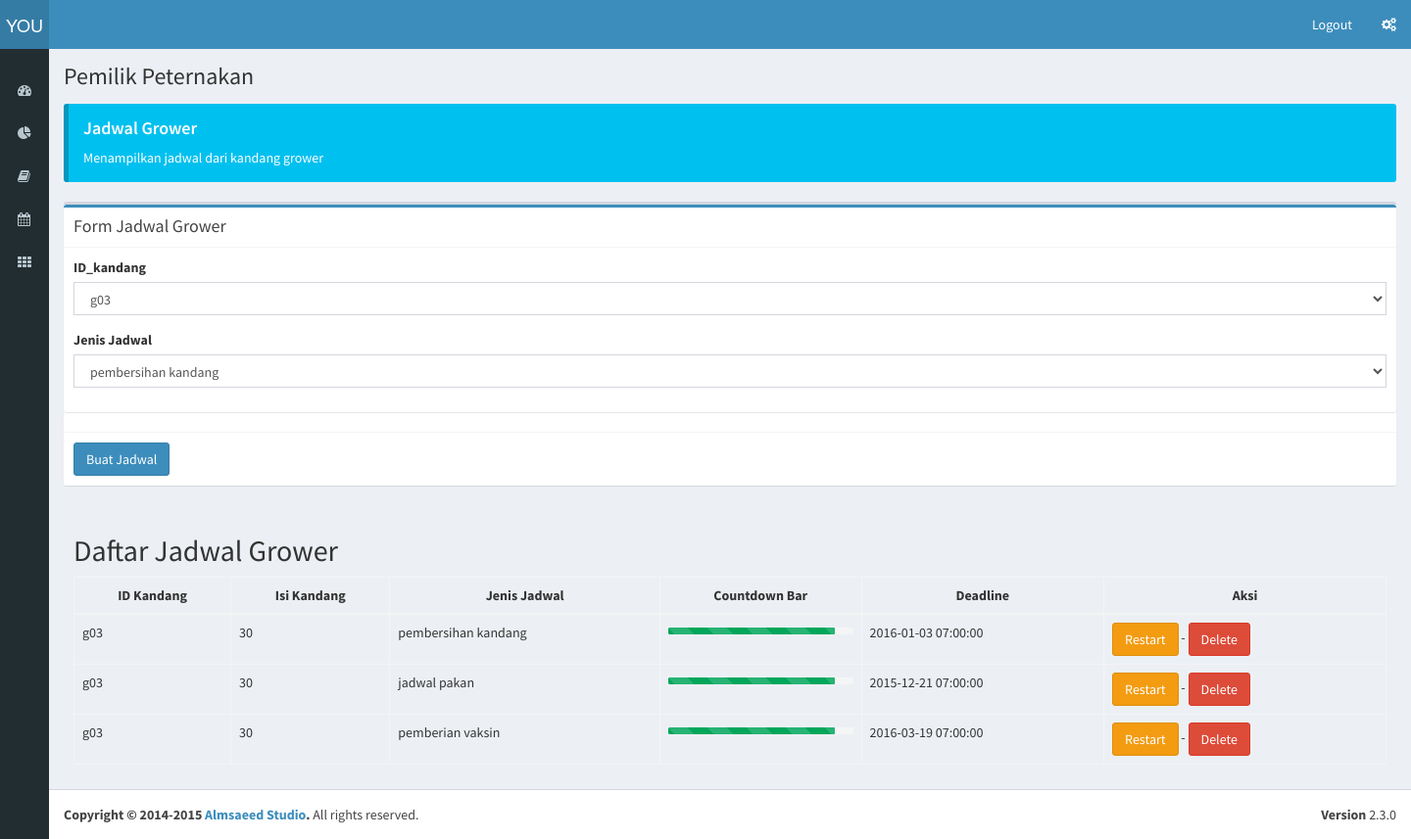
The app's page /index.php?grower (signed in) with its own data.
### tables this page shows
CREATE TABLE IF NOT EXISTS `tb_peternakan` (
  `id_peternakan` varchar(10) NOT NULL,
  `password` varchar(10) NOT NULL,
  `nama_pemilik` varchar(25) NOT NULL,
  `nama_peternakan` varchar(20) NOT NULL,
  `tanggal_berdiri` date NOT NULL,
  `jumlah_kandang_stater` int(3) NOT NULL,
  `luas_kandang_stater` int(5) NOT NULL,
  `jumlah_kandang_grower` int(3) NOT NULL,
  `luas_kandang_grower` int(5) NOT NULL,
  `jumlah_kandang_indukan` int(3) NOT NULL,
  `luas_kandang_indukan` int(5) NOT NULL,
  `luas_halaman` int(5) NOT NULL,
  `jarak_perumahan` int(5) NOT NULL,
  `jarak_pabrik` int(5) NOT NULL,
  `jarak_pasar` int(5) NOT NULL,
  `jumlah_sumber_air` int(2) NOT NULL,
  `userLevel` int(11) NOT NULL,
  PRIMARY KEY (`id_peternakan`),
  KEY `id_pemilik` (`nama_pemilik`)
);

CREATE TABLE IF NOT EXISTS `tb_jadwal_grower` (
  `id_grower` int(5) NOT NULL AUTO_INCREMENT,
  `id_kandang` varchar(7) NOT NULL,
  `id_jenis_jadwal` varchar(3) NOT NULL,
  `deadline` datetime NOT NULL,
  `status` int(1) NOT NULL,
  PRIMARY KEY (`id_grower`),
  KEY `id_kandang` (`id_kandang`,`id_jenis_jadwal`),
  KEY `id_jenis_jadwal` (`id_jenis_jadwal`)
);

CREATE TABLE IF NOT EXISTS `tb_kandang` (
  `id_kandang` varchar(7) NOT NULL,
  `id_peternakan` varchar(10) NOT NULL,
  `id_jenis_kandang` varchar(1) NOT NULL,
  `isi_kandang` int(3) NOT NULL,
  PRIMARY KEY (`id_kandang`),
  KEY `id_peternakan` (`id_peternakan`),
  KEY `id_jenis_kandang` (`id_jenis_kandang`)
);

CREATE TABLE IF NOT EXISTS `tb_jenis_jadwal` (
  `id_jenis_jadwal` varchar(3) NOT NULL,
  `jenis_jadwal` varchar(20) NOT NULL,
  `hari` varchar(3) NOT NULL,
  PRIMARY KEY (`id_jenis_jadwal`)
);

### controller/controller.php (called while the page is built, shortened)
<?php
	include "model/model.php";
	class controller{
		public $model;
		function __construct(){
			$this->model = new model();
		}
		function viewgrower(){
			$jdw = $this->model->getgrower();
				include "view/grower.php";
				}
	}
?>

### model/model.php (called while the page is built, shortened)
<?php
	class model{
function getgrower(){
    $data=null;
    $id=$_SESSION['idpt'];
            $sql = mysql_query("select * from tb_peternakan pk join tb_kandang kd on kd.id_peternakan=pk.id_peternakan
  join tb_jadwal_grower st on st.id_kandang=kd.id_kandang join tb_jenis_jadwal jw on jw.id_jenis_jadwal=st.id_jenis_jadwal
where pk.id_peternakan = '$id'");
            $indeks=0;
            while($radata=mysql_fetch_array($sql)){
                 $data [$indeks]["id_jadwal"]=$radata["id_grower"];
        $data[$indeks]["id_jenis_jadwal"]=$radata["id_jenis_jadwal"];
        $data [$indeks]["id_kandang"]=$radata["id_kandang"];
        $data [$indeks]["isi_kandang"]=$radata["isi_kandang"];
        $data[$indeks]["jenis_jadwal"]=$radata["jenis_jadwal"];
        $data [$indeks]["deadline"]=$radata["deadline"];
$indeks=$indeks+1;
        }
return $data;
    }
	}
	?>

### view/grower.php (the view, shortened to what this page needs)
<!DOCTYPE html>
<html>
  <head>
    <link rel="stylesheet" href="aset/bootstrap/css/bootstrap.min.css">
    <link rel="stylesheet" href="https://maxcdn.bootstrapcdn.com/font-awesome/4.4.0/css/font-awesome.min.css">
    <link rel="stylesheet" href="https://code.ionicframework.com/ionicons/2.0.1/css/ionicons.min.css">
    <link rel="stylesheet" href="aset/plugins/jvectormap/jquery-jvectormap-1.2.2.css">
    <link rel="stylesheet" href="aset/dist/css/AdminLTE.min.css">
    <link rel="stylesheet" href="aset/dist/css/skins/_all-skins.min.css">
  </head>
  <body class="hold-transition skin-blue sidebar-collapse sidebar-mini">
    <div class="wrapper">
 <header class="main-header">
        <a href="../../index2.html" class="logo">
          <span class="logo-mini">YOU</span>
        </a>
        <nav class="navbar navbar-static-top" role="navigation">
          <div class="navbar-custom-menu">
            <ul class="nav navbar-nav">
              <li class="dropdown user user-menu">
              <a href="index.php?logout" class="dropdown-toggle" data-toggle="dropdown">
                  <span class="hidden-xs">Logout</span>
                </a>
              </li>
              <li>
                <a href="#" data-toggle="control-sidebar"><i class="fa fa-gears"></i></a>
              </li>
            </ul>
          </div>
        </nav>
      </header>
          <aside class="main-sidebar">
        <section class="sidebar">
          <div class="user-panel">
          </div>
          <ul class="sidebar-menu">
            <li class="treeview">
              <a href="#">
                <i class="fa fa-dashboard"></i> <span>Peternakan</span> <i class="fa fa-angle-left pull-right"></i>
              </a>
            </li>
            <li class="treeview">
              <a href="index.php?Apakan">
                <i class="fa fa-pie-chart"></i>
              </a>
            </li>
            <li class="treeview">
              <a href="#">
                <i class="fa fa-book"></i> <span>Karyawan</span>
              </a>
            </li>
            <li class="treeview">
              <a href="#">
                <i class="fa fa-calendar"></i> <span>Jadwal</span>
              </a>
            </li>
            <li>
              <a href="index.php?kandang">
                <i class="fa fa-th"></i> <span>Kandang</span>
              </a>
            </li>
          </ul>
        </section>
      </aside>
      <div class="content-wrapper">
        <section class="content-header">
          <h1>
            Pemilik Peternakan
          </h1>
        </section>
        <section class="content">
          <div class="callout callout-info">
            <h4>Jadwal Grower</h4>
            <p>Menampilkan jadwal dari kandang grower</p>
          </div>
         <div class="box">
                <div class="box-body no-padding">
              <div class="box box-primary">
                <div class="box-header with-border">
                  <h3 class="box-title">Form Jadwal Grower</h3>
                </div>
                <form role="form" method="post" action="index.php?inputgrower">
                  <div class="box-body">
                    <div class="form-group">
                      <label>ID_kandang</label>
                      <select name="kandang" class="form-control">
                        <?php
$data=mysql_query("select * from tb_kandang kd
join tb_jenis_kandang sr on sr.id_jenis_kandang=kd.id_jenis_kandang  where  sr.id_jenis_kandang='G' and id_peternakan = '".$_SESSION['idpt']."'");
while($rdata=mysql_fetch_array($data)){
?>
    <option value="<?php echo $rdata["id_kandang"];?>"><?php echo $rdata["id_kandang"];?>&nbsp;</option>
 <?php } ?>
                      </select>
                    </div>
                    <div class="form-group">
                      <label>Jenis Jadwal</label>
                      <select name="jadwal" class="form-control">
                        <?php
$data=mysql_query("select * from tb_jenis_jadwal where id_jenis_jadwal<>'shu'");
while($rdata=mysql_fetch_array($data)){
?>
    <option value="<?php echo $rdata["id_jenis_jadwal"];?>"><?php echo $rdata["jenis_jadwal"];?>&nbsp;</option>
 <?php } ?>
                      </select>
                    </div>
                    </div>
                  </div>
                  <div class="box-footer">
                    <button type="submit" class="btn btn-primary" name="create">Buat Jadwal</button>
                  </div>
              </div>
                </div>
<div class="box-body">
                  <table id="example2" class="table table-bordered table-hover">
                  <h2>Daftar Jadwal Grower</h2>
                    <thead>
                      <tr>
            <th class="text-center">ID Kandang</th>
            <th class="text-center"> Isi Kandang</th>
            <th class="text-center">Jenis Jadwal</th>
            <th class="text-center">Countdown Bar</th>
            <th class="text-center">Deadline</th>
            <th class="text-center">Aksi</th>
          </tr>
                    </thead>
                    <tbody>
                                               <?php
                                if($jdw!=null)
{
foreach ( $jdw as $var ) {
?><tr>
<td><?php echo $var["id_kandang"];?>&nbsp;</td>
    <td><?php echo $var["isi_kandang"];?>&nbsp;</td>
    <td><?php echo $var["jenis_jadwal"];?>&nbsp;</td>
    <td>
                        <div class="progress progress-xs progress-striped active">
                          <div class="progress-bar progress-bar-success" style="width:  90%"></div></td>
    <td><?php echo $var["deadline"];?>&nbsp;</td>
    <td><a class="btn btn-warning" href="index.php?rsgrw&idjd=<?php echo $var["id_jadwal"];?>&jns=<?php echo $var["id_jenis_jadwal"];?>">Restart</a> -  <a class="btn btn-danger" href="index.php?delgrw&idjd=<?php echo $var["id_jadwal"];?>">Delete</a>  </td>
  </tr>
 <?php
}
 } else { ?> <tr> <td colspan="5"> <h3>Maaf data jadwal Grower masih kosong</h3></td> </tr>
 <?php  }?>
                    </tbody>
                  </table>
                </div>
              </div>
      </div>
      <footer class="main-footer">
        <div class="pull-right hidden-xs">
          <b>Version</b> 2.3.0
        </div>
        <strong>Copyright &copy; 2014-2015 <a href="http://almsaeedstudio.com">Almsaeed Studio</a>.</strong> All rights reserved.
      </footer>
  </body>
</html>

### records on screen
tb_peternakan: tb_jadwal_grower.id_kandang "g03", tb_kandang.isi_kandang "30", tb_jenis_jadwal.jenis_jadwal "pembersihan kandang", tb_jadwal_grower.deadline "2016-01-03 07:00:00", tb_jenis_jadwal.jenis_jadwal "jadwal pakan", tb_jadwal_grower.deadline "2015-12-21 07:00:00", tb_jenis_jadwal.jenis_jadwal "pemberian vaksin", tb_jadwal_grower.deadline "2016-03-19 07:00:00"

### other values on screen
form field kandang "g03"
form field jadwal "pembersihan kandang"
